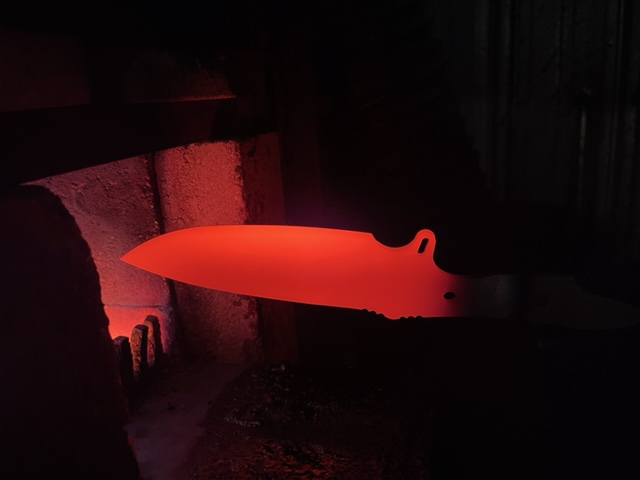
#> input picture Python Practice/Computer Vision/images/hot_knife.jpg, 640 x 480 px
$ python contours.py
#> lines starting #> are read from the running program, lines starting #| are printed output that depends on the picture; after the words box and inside, x2 and y2 are one past the last pixel; in counts of white or black regions, pixels touching at a corner belong together
'''
Author: Erik Sanders
Company: Self
Date: 1/27/2022
Status: Complete

Description:
This was a tutorial that I followed to learn more about contour in the
context of object detection. Here is the link you are interested:

https://learnopencv.com/contour-detection-using-opencv-python-c/
'''


################################
#           SETUP              #
################################

#%% Import libraries
import numpy as np
import cv2 as cv

#%% Load image and display image
img = cv.imread('images/hot_knife.jpg')
#> img is the input picture: shape (480, 640, 3); mean B, G, R 11.5, 9.9, 34.9
cv.imshow('T - original', img)
cv.waitKey(0)
cv.destroyAllWindows()

#%% Scale image (too big)
percent_scale = 100
width = int(img.shape[1] * percent_scale / 100)
#> width = 640
height = int(img.shape[0] * percent_scale / 100)
#> height = 480
dim = (width, height)
#> dim = (640, 480)

scaled = cv.resize(img, dim, interpolation=cv.INTER_AREA)

cv.imshow('T - Scaled', scaled)
cv.waitKey(0)
cv.destroyAllWindows()


##################################
#        CONTOUR COLOR           #
##################################

#%% Split colors
b,g,r = cv.split(scaled)
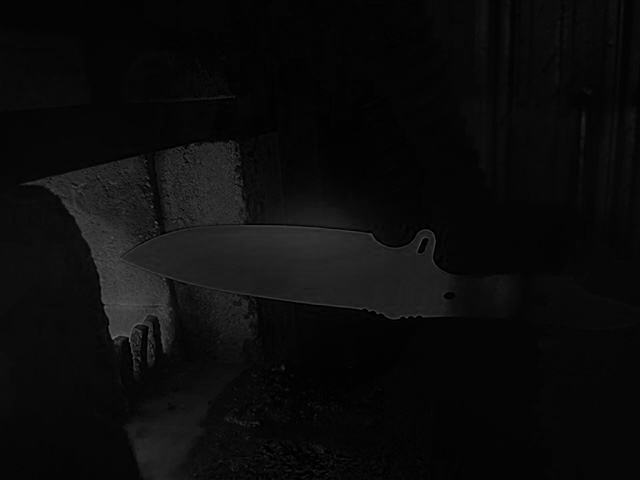
#> b: shape (480, 640); min 0, max 118, mean 11.5
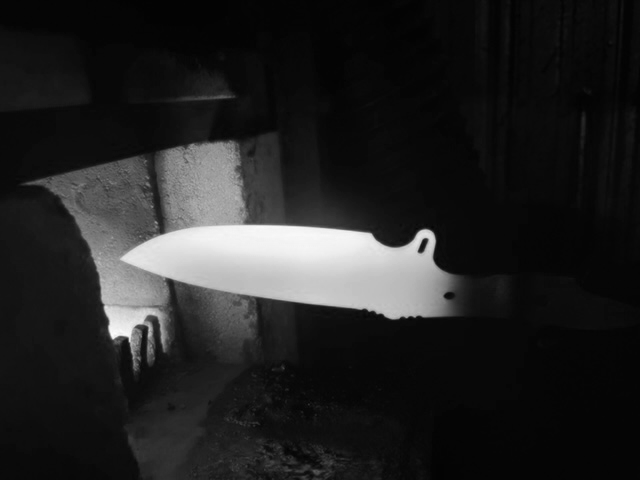
#> r: shape (480, 640); min 1, max 253, mean 34.9

cv.imshow('T - blue(all)', b)
cv.waitKey(0)
cv.destroyAllWindows()

#%% Blue contour
blue_cont, b_hierarchy = cv.findContours(b, cv.RETR_TREE, cv.CHAIN_APPROX_NONE)
#> blue_cont = 273 contours, 259 with area under 20; largest, box (x1, y1, x2, y2) and area: (0, 0, 640, 480) 306069, (386, 226, 431, 248) 119, (297, 470, 312, 477) 39, (383, 316, 401, 322) 36, (309, 304, 327, 308) 36; b_hierarchy = 273 rows, first 6: [-1, -1, 1, -1], [2, -1, -1, 0], [3, 1, -1, 0], [4, 2, -1, 0], [5, 3, -1, 0], [6, 4, -1, 0]
blue = scaled.copy()
cv.drawContours(blue, blue_cont, -1, (0, 255, 0), 2, lineType=cv.LINE_AA)
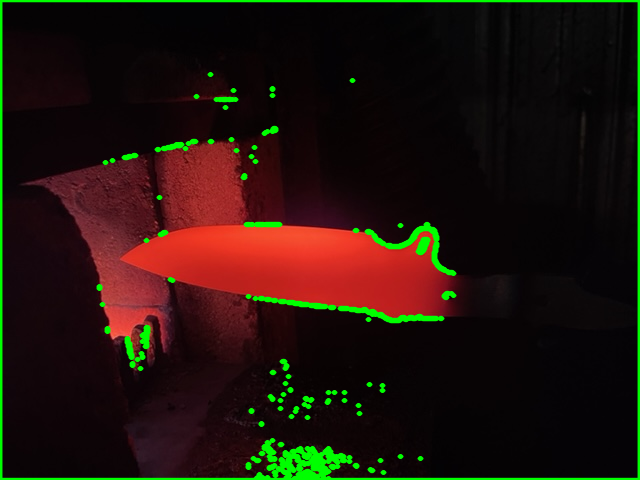
#> blue: shape (480, 640, 3); 5.09% of pixels changed, all inside (x1, y1, x2, y2) = (0, 0, 640, 480)

# Display

cv.imshow('T - blue(contoured)', blue)
cv.waitKey(0)
cv.destroyAllWindows()

#%% Green Contour
green_cont, g_hierarchy = cv.findContours(g,cv.RETR_TREE,cv.CHAIN_APPROX_NONE)
#> green_cont = 556 contours, 534 with area under 20; largest, box (x1, y1, x2, y2) and area: (0, 0, 640, 480) 306071, (327, 306, 362, 312) 70, (435, 261, 464, 276) 70, (443, 291, 456, 300) 50, (144, 332, 148, 354) 45; g_hierarchy = 556 rows, first 6: [-1, -1, 1, -1], [2, -1, -1, 0], [3, 1, -1, 0], [4, 2, -1, 0], [5, 3, -1, 0], [6, 4, -1, 0]
green = scaled.copy()
cv.drawContours(green, green_cont, -1, (0,255,0), 2, lineType=cv.LINE_AA)
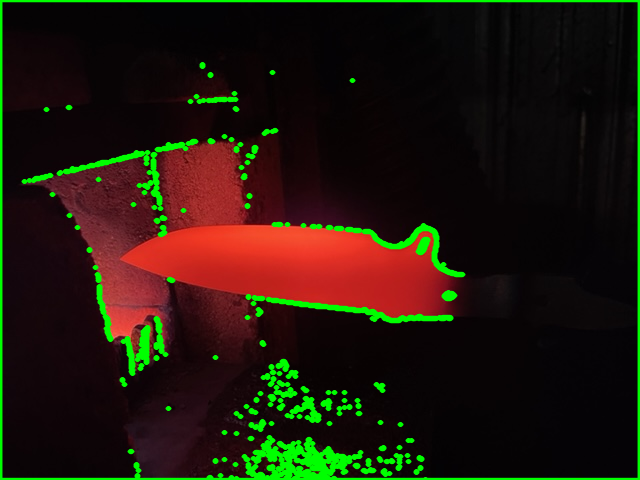
#> green: shape (480, 640, 3); 7.5% of pixels changed, all inside (x1, y1, x2, y2) = (0, 0, 640, 480)

# Display

cv.imshow('T - green(contoured)', green)
cv.waitKey(0)
cv.destroyAllWindows()


#%% Red contour
red_cont, r_hierarchy = cv.findContours(r,cv.RETR_TREE,cv.CHAIN_APPROX_NONE)
#> red_cont = 1 contour; box (x1, y1, x2, y2) and area: (0, 0, 640, 480) 306081; r_hierarchy = [[-1, -1, -1, -1]]
red = scaled.copy()
cv.drawContours(red, red_cont, -1, (0,255,0), 2, lineType=cv.LINE_AA)
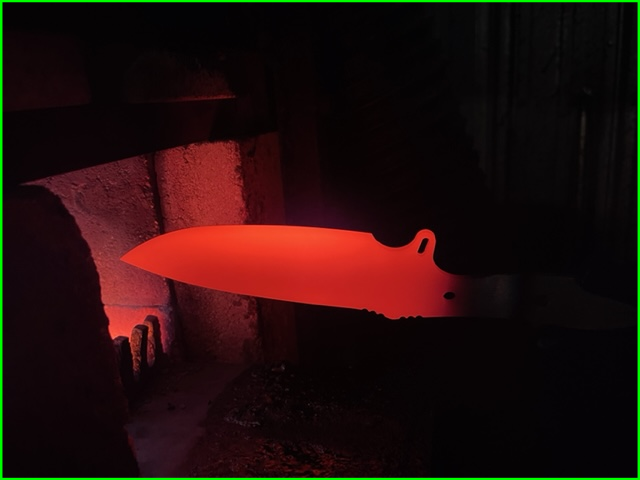
#> red: shape (480, 640, 3); 2.18% of pixels changed, all inside (x1, y1, x2, y2) = (0, 0, 640, 480)

# Display
cv.imshow('T - red(contoured)', red)
cv.waitKey(0)
cv.destroyAllWindows()


##################################
#     CONTOUR -(SIMPLE/NONE)     #
##################################

#%% CHAIN_APPROX_SIMPLE
img_simple = scaled.copy()
imgray = cv.cvtColor(img_simple, cv.COLOR_BGR2GRAY)
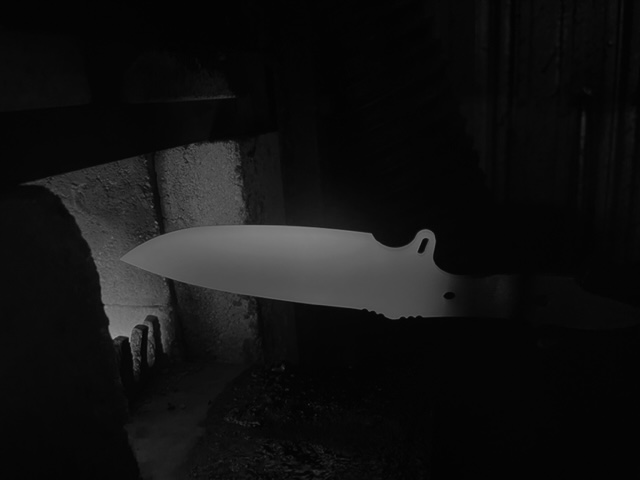
#> imgray: shape (480, 640); min 1, max 151, mean 17.6
ret, thresh = cv.threshold(imgray, 150, 255, cv.THRESH_BINARY)
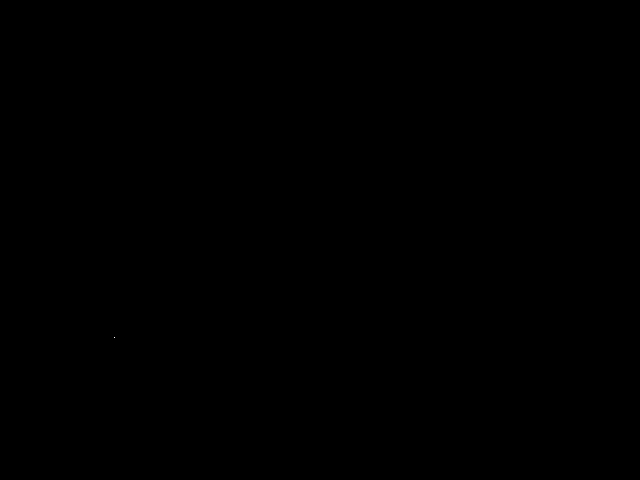
#> thresh: shape (480, 640); 0% white in thin lines or dots, all inside (x1, y1, x2, y2) = (114, 337, 115, 338)
binary_cont, hierarchy = cv.findContours(thresh, cv.RETR_TREE, cv.CHAIN_APPROX_SIMPLE)
#> binary_cont = [[[114, 337]]]
cv.drawContours(img_simple, binary_cont, -1, (0,255,0), 2, cv.LINE_AA)
#> img_simple: shape (480, 640, 3); under 0.01% of pixels changed, all inside (x1, y1, x2, y2) = (112, 336, 117, 340)

cv.imshow('T - SIMPLE',img_simple)
cv.waitKey(0)
cv.destroyAllWindows()

#%% CHAIN_APPROX_NONE
img_none = scaled.copy()
imgray = cv.cvtColor(img_none, cv.COLOR_BGR2GRAY)
ret, thresh = cv.threshold(imgray, 150, 255, cv.THRESH_BINARY)
binary_cont, hierarchy = cv.findContours(thresh, cv.RETR_TREE, cv.CHAIN_APPROX_SIMPLE)
cv.drawContours(img_none, binary_cont, -1, (0,255,0), 2, cv.LINE_AA)

cv.imshow('T - NONE',img_none)
cv.waitKey(0)
cv.destroyAllWindows()


#############################
#    HIERARCHY RETRIEVAL    #
#############################

#%% RETR_LIST
list_img = scaled.copy()
imgray = cv.cvtColor(list_img, cv.COLOR_BGR2GRAY)
ret, thresh = cv.threshold(imgray, 150, 255, cv.THRESH_BINARY)
list_cont, hierarchy = cv.findContours(thresh, cv.RETR_LIST, cv.CHAIN_APPROX_NONE)
#> list_cont = [[[114, 337]]]
cv.drawContours(list_img, list_cont, -1, (0,255,0), 2, cv.LINE_AA)

cv.imshow('T - LIST', list_img)
cv.waitKey(0)
cv.destroyAllWindows()

#%% RETR_EXTERNAL
external_img = scaled.copy()
imgray = cv.cvtColor(external_img, cv.COLOR_BGR2GRAY)
ret, thresh = cv.threshold(imgray, 150, 255, cv.THRESH_BINARY)
external_cont, hierarchy = cv.findContours(thresh, cv.RETR_EXTERNAL, cv.CHAIN_APPROX_NONE)
#> external_cont = [[[114, 337]]]
cv.drawContours(external_img, external_cont, -1, (0,255,0), 2, cv.LINE_AA)

cv.imshow('T - EXTERNAL', external_img)
cv.waitKey(0)
cv.destroyAllWindows()

#%% RETR_CCOMP
ccomp_img = scaled.copy()
imgray = cv.cvtColor(ccomp_img, cv.COLOR_BGR2GRAY)
ret, thresh = cv.threshold(imgray, 150, 255, cv.THRESH_BINARY)
ccomp_cont, hierarchy = cv.findContours(thresh, cv.RETR_CCOMP, cv.CHAIN_APPROX_NONE)
#> ccomp_cont = [[[114, 337]]]
cv.drawContours(ccomp_img, ccomp_cont, -1, (0,255,0), 2, cv.LINE_AA)

cv.imshow('T - CCOMP', ccomp_img)
cv.waitKey(0)
cv.destroyAllWindows()

#%% RETR_TREE
tree_img = scaled.copy()
imgray = cv.cvtColor(tree_img, cv.COLOR_BGR2GRAY)
ret, thresh = cv.threshold(imgray, 150, 255, cv.THRESH_BINARY)
tree_cont, hierarchy = cv.findContours(thresh, cv.RETR_TREE, cv.CHAIN_APPROX_NONE)
#> tree_cont = [[[114, 337]]]
cv.drawContours(tree_img, tree_cont, -1, (0,255,0), 2, cv.LINE_AA)

cv.imshow('T - TREE', tree_img)
cv.waitKey(0)
cv.destroyAllWindows()
# [31 lines of commented-out code are left out]
